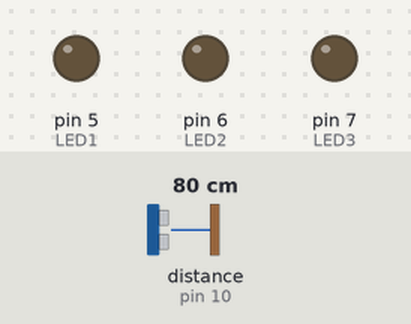
Recording of a sketch running on a simulated Arduino Uno, built with avr-gcc and run on an emulated ATmega328P. Shown: output pins drawn as LEDs (lit = HIGH). Wiring (inferred from the names in the program): ultrasonic range finder: trigger pin 9; echo pin 10. The inputs (shaded band) are chosen by the test bench; at power-on: distance to the obstacle (sensor on pin 10) 80 cm. The echo pulse lasts 58.3 µs per cm; pins used as bus, display or sensor lines are not drawn; what the sketch prints to the serial monitor is not drawn.

Above: at 1.2 s.
1.3 s: distance to the obstacle (sensor on pin 10) set to 2 cm
At 2.2 s:
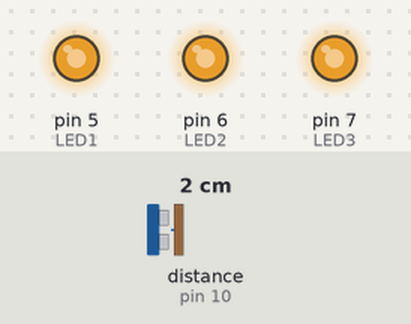
2.9 s: distance to the obstacle (sensor on pin 10) set to 35 cm
At 3.18 s:
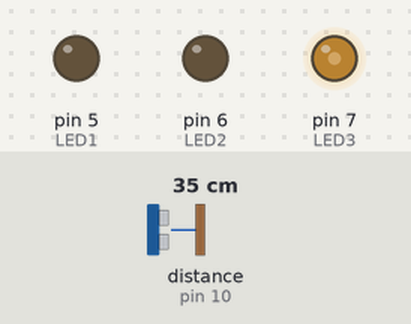
5.9 s: distance to the obstacle (sensor on pin 10) set to 29 cm
At 6.07 s:
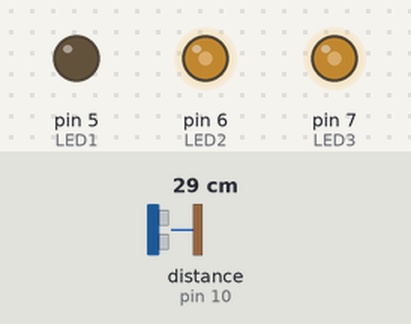
8.9 s: distance to the obstacle (sensor on pin 10) set to 4 cm
At 9.8 s:
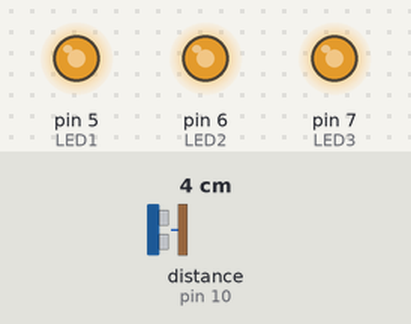
10.4 s: distance to the obstacle (sensor on pin 10) set to 60 cm
At 11.6 s:
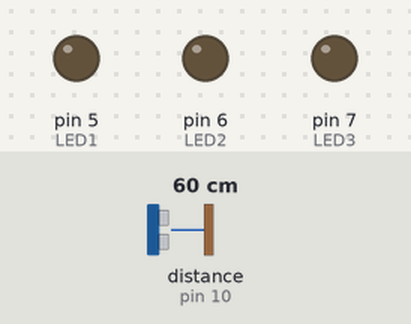
11.9 s: distance to the obstacle (sensor on pin 10) set to 27 cm
Timing chart, 0 to 15.9 s (numbered marks = the images above; inputs shaded):
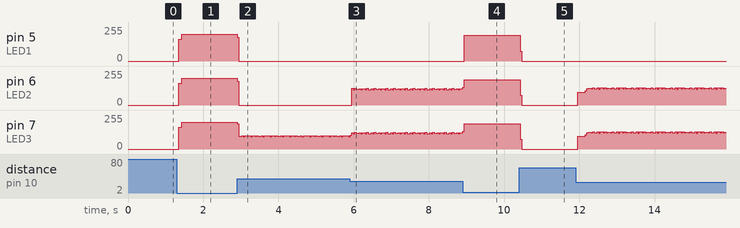

The sketch:

led_and_Ultrasonic_sensor.ino
```cpp
const int trig = 9;
const int echo = 10;
int LED1=5;
int LED2=6;
int LED3=7;


long duration = 0;
int distance = 0;

void setup()
{
  Serial.begin(9600);
  pinMode(trig , OUTPUT);
  pinMode(echo , INPUT);
  pinMode(LED1  , OUTPUT);
  pinMode(LED2 , OUTPUT);
  pinMode(LED3 , OUTPUT);

}

void loop()
{
  digitalWrite(trig , HIGH);
  delayMicroseconds(1000);
  digitalWrite(trig , LOW);
  digitalWrite(LED1 , LOW);
  digitalWrite(LED2, LOW);
  digitalWrite(LED3, LOW);

  duration = pulseIn(echo , HIGH);
  distance = (duration/2) / 28.5;

  if(distance < 20){
    digitalWrite(LED1 , HIGH);
  }
  if (distance <30 ){
    digitalWrite (LED2 , HIGH);
  }
  if (distance < 40) {
    digitalWrite (LED3, HIGH);
  }


  Serial.println(distance);

}
```

Measured:
- the behaviour switches between 30 and 29 cm on distance to the obstacle (sensor on pin 10) (found by bisection; images 2 and 3)
- after the input at 1.3 s, pin 5 (LED1), pin 6 (LED2), pin 7 (LED3): 0/255 → 163/255 after 0.05 s, → 202/255 0.08 s later
- after the input at 2.9 s, pin 5 (LED1), pin 6 (LED2): 202/255 → 0/255 at once; pin 7 (LED3): 202/255 → 190/255 at once, then repeats every 0.52 s: 95/255 0.08 s, 101/255 0.04 s, 92/255 0.04 s, 101/255 0.16 s, 93/255 0.04 s, 100/255 0.08 s, 94/255 0.04 s, 101/255 0.04 s
- after the input at 5.9 s, pin 6 (LED2): 0/255 → 125/255 after 0.05 s, then repeats every 0.52 s: 114/255 0.04 s, 124/255 0.04 s, 117/255 0.08 s, 123/255 0.04 s, 113/255 0.04 s, 122/255 0.08 s, 116/255 0.04 s, 124/255 0.04 s, 115/255 0.08 s, 121/255 0.04 s
- after the input at 8.9 s, pin 5 (LED1): 0/255 → 195/255 after 0.05 s
- after the input at 10.4 s, pin 5 (LED1): 195/255 → 0/255 at once; pin 6 (LED2), pin 7 (LED3): 191/255 → 0/255 at once
